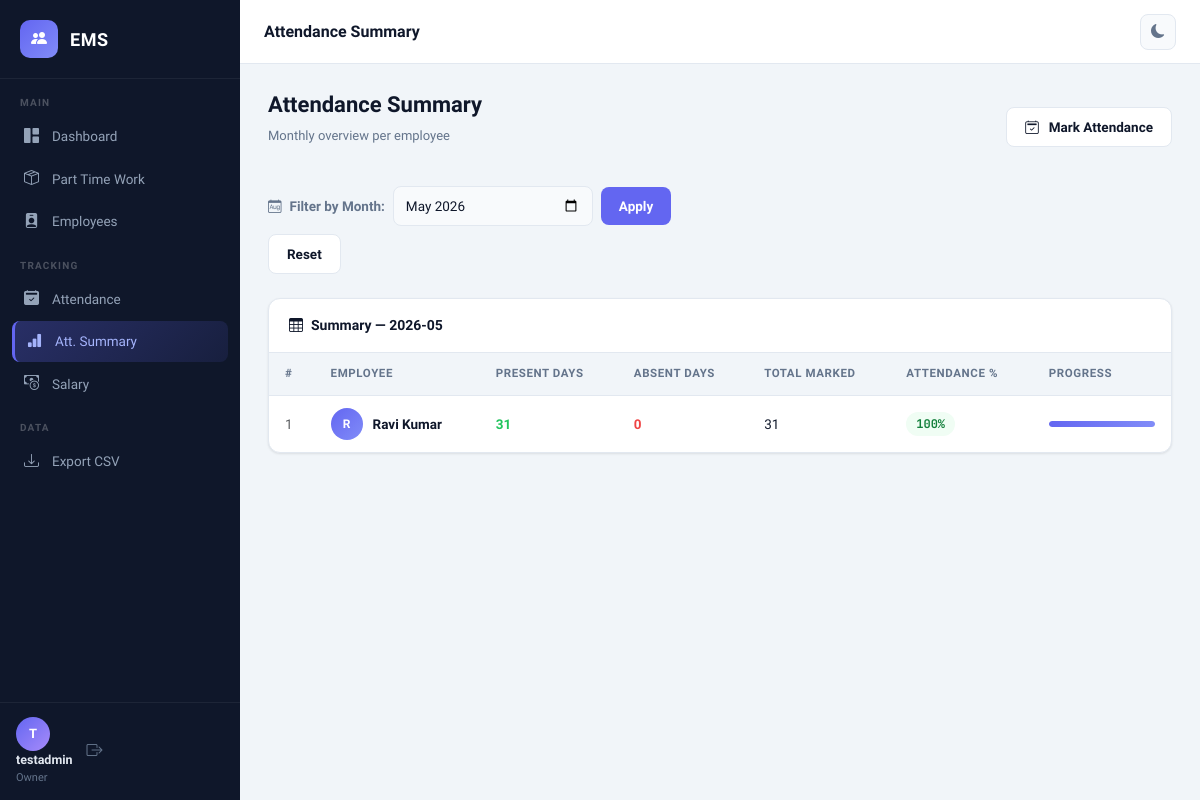
The app's page /attendance/summary (signed in) with its own data.
### tables this page shows
CREATE TABLE employees (
            id INTEGER PRIMARY KEY AUTOINCREMENT,
            name TEXT NOT NULL,
            phone TEXT,
            age INTEGER,
            gender TEXT,
            salary REAL,
            leaves INTEGER DEFAULT 0,
            working_hours REAL DEFAULT 40,
            user_id INTEGER,
            created_at TEXT DEFAULT CURRENT_TIMESTAMP,
            FOREIGN KEY (user_id) REFERENCES users(id)
        );

### app.py (the view)
@app.route('/attendance/summary')
@login_required
def attendance_summary():
    uid = get_current_user_id()
    month_filter = request.args.get('month', datetime.now().strftime('%Y-%m'))
    conn = get_db()
    emps = conn.execute(
        'SELECT * FROM employees WHERE user_id=? ORDER BY name', (uid,)).fetchall()
    summary = []
    today = date.today()
    year, month_num = map(int, month_filter.split('-'))
    total_days = calendar.monthrange(year, month_num)[1]
    for e in emps:
        absent_days = conn.execute('''
            SELECT COUNT(*) as cnt
            FROM attendance
            WHERE emp_id=?
            AND status='Absent'
            AND substr(date,1,7)=?
        ''', (e['id'], month_filter)).fetchone()['cnt']
        present_days = total_days - absent_days
        summary.append({
            'name': e['name'],
            'present': present_days,
            'absent': absent_days,
            'total': total_days
        })
    conn.close()
    return render_template('attendance_summary.html',
                           summary=summary,
                           month_filter=month_filter
                           )

### app.py (called while the page is built)
def get_db():
    conn = sqlite3.connect(DB_PATH)
    conn.row_factory = sqlite3.Row  # allows dict-like access
    return conn

def login_required(f):
    @wraps(f)
    def decorated(*args, **kwargs):
        if 'user_id' not in session:
            return redirect(url_for('login'))
        if session.get('otp_pending'):
            return redirect(url_for('verify_otp'))
        return f(*args, **kwargs)
    return decorated

def get_current_user_id():
    return session.get('user_id')

### templates/attendance_summary.html (shortened to what this page needs)
{% extends "base.html" %}
{% block page_title %}Attendance Summary{% endblock %}
{% block content %}
<div class="page-header">
  <div>
    <h2 class="page-h2">Attendance Summary</h2>
    <p class="page-sub">Monthly overview per employee</p>
  </div>
  <a href="{{ url_for('attendance') }}" class="btn-secondary-custom">
    <i class="bi bi-calendar2-check me-1"></i>Mark Attendance
  </a>
</div>
<div class="date-bar mb-4">
  <form method="GET" class="d-flex align-items-center gap-2 flex-wrap">
    <label class="date-label"><i class="bi bi-calendar-month me-2"></i>Filter by Month:</label>
    <input type="month" name="month" class="form-input date-input" value="{{ month_filter }}"/>
    <button type="submit" class="btn-primary-custom">Apply</button>
    <a href="{{ url_for('attendance_summary') }}" class="btn-secondary-custom">Reset</a>
  </form>
</div>
<div class="card-custom">
  <div class="card-header-custom">
    <span><i class="bi bi-table me-2"></i>Summary — {{ month_filter }}</span>
  </div>
  <div class="table-responsive">
    <table class="table-custom">
      <thead>
        <tr>
          <th>#</th>
          <th>Employee</th>
          <th>Present Days</th>
          <th>Absent Days</th>
          <th>Total Marked</th>
          <th>Attendance %</th>
          <th>Progress</th>
        </tr>
      </thead>
      <tbody>
        {% for s in summary %}
        {% set pct = ((s.present / s.total * 100) | int) if s.total > 0 else 0 %}
        <tr>
          <td class="text-muted">{{ loop.index }}</td>
          <td>
            <div class="emp-cell">
              <div class="emp-avatar">{{ s.name[0].upper() }}</div>
              <span class="emp-name">{{ s.name }}</span>
            </div>
          </td>
          <td><span class="num-green">{{ s.present }}</span></td>
          <td><span class="num-red">{{ s.absent }}</span></td>
          <td>{{ s.total }}</td>
          <td>
            <span class="pct-badge {% if pct >= 80 %}pct-good{% elif pct >= 50 %}pct-mid{% else %}pct-low{% endif %}">
              {{ pct }}%
            </span>
          </td>
          <td style="min-width:120px">
            <div class="progress-bar-wrap">
              <div class="progress-bar-fill" style="width:{{ pct }}%"></div>
            </div>
          </td>
        </tr>
        {% else %}
        <tr><td colspan="7" class="empty-state">
          <i class="bi bi-calendar-x"></i>
          <p>No attendance records for this month.</p>
        </td></tr>
        {% endfor %}
      </tbody>
    </table>
  </div>
</div>
{% endblock %}

### static/css/style.css (style rules this page uses)
:root { --bg-page: #f1f5f9; --bg-card: #ffffff; --bg-sidebar: #0f172a; --bg-hover: #1e293b; --bg-input: #f8fafc; --bg-modal: #ffffff; --text-primary: #0f172a; --text-secondary:#64748b; --text-sidebar: #94a3b8; --text-sidebar-a:#ffffff; --border: #e2e8f0; --border-focus: #6366f1; --accent: #6366f1; --accent-hover: #4f46e5; --accent-light: #eef2ff; --blue: #3b82f6; --blue-light: #eff6ff; --green: #22c55e; --green-light: #f0fdf4; --orange: #f97316; --orange-light: #fff7ed; --purple: #a855f7; --purple-light: #faf5ff; --red: #ef4444; --red-light: #fef2f2; --shadow-sm: 0 1px 3px rgba(0,0,0,.06), 0 1px 2px rgba(0,0,0,.04); --shadow-md: 0 4px 16px rgba(0,0,0,.08); --shadow-lg: 0 10px 40px rgba(0,0,0,.12); --radius: 12px; --radius-sm: 8px; --sidebar-w: 240px; --topbar-h: 64px; --transition: 0.2s ease; }
*, *::before, *::after { box-sizing: border-box; margin: 0; padding: 0; }
html { scroll-behavior: smooth; }
body { font-family: 'Plus Jakarta Sans', sans-serif; background: var(--bg-page); color: var(--text-primary); transition: background var(--transition), color var(--transition); min-height: 100vh; }
.card-custom { background: var(--bg-card); border: 1px solid var(--border); border-radius: var(--radius); box-shadow: var(--shadow-sm); overflow: hidden; }
.card-header-custom { display: flex; align-items: center; justify-content: space-between; padding: 16px 20px; border-bottom: 1px solid var(--border); font-weight: 600; font-size: 14px; color: var(--text-primary); }
.table-custom { width: 100%; border-collapse: collapse; }
.table-custom thead th { padding: 12px 16px; font-size: 11.5px; font-weight: 700; text-transform: uppercase; letter-spacing: 0.6px; color: var(--text-secondary); background: var(--bg-page); border-bottom: 1px solid var(--border); white-space: nowrap; }
.table-custom tbody tr { border-bottom: 1px solid var(--border); transition: background var(--transition); }
.table-custom tbody tr:last-child { border-bottom: none; }
.table-custom td { padding: 12px 16px; font-size: 13.5px; vertical-align: middle; }
.emp-cell { display: flex; align-items: center; gap: 10px; }
.emp-avatar { width: 32px; height: 32px; border-radius: 50%; background: linear-gradient(135deg, var(--accent), #818cf8); display: flex; align-items: center; justify-content: center; color: white; font-size: 12px; font-weight: 700; flex-shrink: 0; }
.emp-name { font-weight: 600; color: var(--text-primary); }
.btn-primary-custom { display: inline-flex; align-items: center; gap: 6px; padding: 9px 18px; background: var(--accent); color: white; border: none; border-radius: var(--radius-sm); font-size: 13.5px; font-weight: 600; cursor: pointer; text-decoration: none; transition: all var(--transition); font-family: inherit; }
.btn-secondary-custom { display: inline-flex; align-items: center; gap: 6px; padding: 9px 18px; background: var(--bg-card); color: var(--text-primary); border: 1px solid var(--border); border-radius: var(--radius-sm); font-size: 13.5px; font-weight: 600; cursor: pointer; text-decoration: none; transition: all var(--transition); font-family: inherit; }
.form-input { width: 100%; padding: 9px 12px; background: var(--bg-input); border: 1.5px solid var(--border); border-radius: var(--radius-sm); color: var(--text-primary); font-size: 13.5px; font-family: inherit; transition: border-color var(--transition), box-shadow var(--transition); outline: none; }
.page-header { display: flex; align-items: center; justify-content: space-between; margin-bottom: 24px; flex-wrap: wrap; gap: 12px; }
.page-h2 { font-size: 22px; font-weight: 800; color: var(--text-primary); }
.page-sub { font-size: 13px; color: var(--text-secondary); margin-top: 2px; }
.date-bar { display: flex; align-items: center; gap: 12px; flex-wrap: wrap; }
.date-label { font-size: 13.5px; font-weight: 600; color: var(--text-secondary); white-space: nowrap; }
.date-input { max-width: 200px; }
.num-green { font-weight: 700; color: var(--green); }
.num-red { font-weight: 700; color: var(--red); }
.pct-badge { display: inline-block; padding: 3px 10px; border-radius: 999px; font-size: 12px; font-weight: 700; font-family: 'JetBrains Mono', monospace; }
.pct-good { background: var(--green-light); color: #15803d; }
.progress-bar-wrap { height: 6px; background: var(--border); border-radius: 999px; overflow: hidden; }
.progress-bar-fill { height: 100%; background: linear-gradient(90deg, var(--accent), #818cf8); border-radius: 999px; transition: width 0.6s ease; }

### records on screen
employees: name "R", name "Ravi Kumar", present "31", absent "0", total "31", pct "100"

### other values on screen
{{ (username[0].upper() if username else '?') }} "T"
{{ username if username else 'User' }} "testadmin"
{{ month_filter }} "2026-05"
